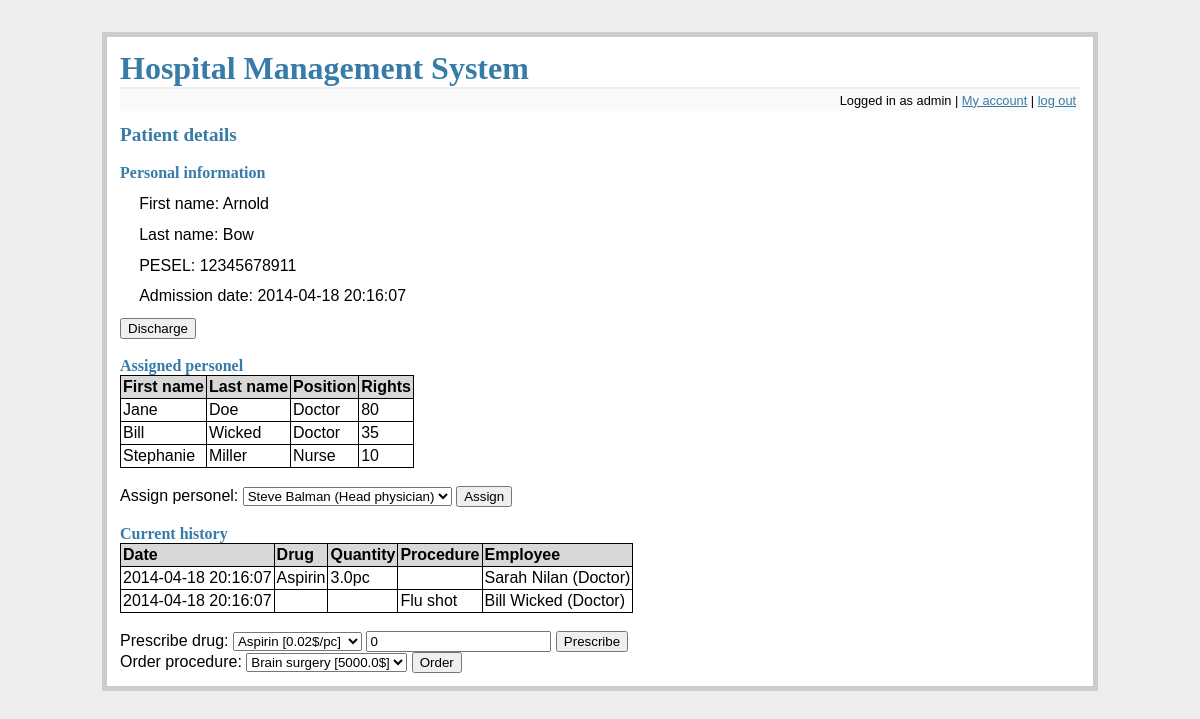
/patient_details?patient=12345678911 (signed in), run on the app's committed database.
### tables this page shows
CREATE TABLE positions (
    id integer primary key autoincrement,
    name text not null
);

CREATE TABLE patients (
    pesel integer primary key,
    fname text not null,
    lname text not null
);

CREATE TABLE files (
    id integer primary key autoincrement,
    patient_pesel integer not null,
    admission_d datetime not null,
    discharge_d datetime,
    foreign key(patient_pesel) references patients(pesel)
);

CREATE TABLE employees (
    id integer primary key autoincrement,
    fname text not null,
    lname text not null,
    login text not null unique,
    password text not null,
    position_id integer not null,
    employment_d date not null,
    salary integer not null,
    rights integer not null,
    foreign key(position_id) references positions(id)
);

CREATE TABLE history (
    id integer primary key autoincrement,
    fil_id integer not null,
    entry_d datetime not null,
    employee_id integer not null,
    drug_id integer,
    procedure_id integer,
    drug_quantity float,
    foreign key(fil_id) references files(id),
    foreign key(employee_id) references employees(id),
    foreign key(drug_id) references drugs(id),
    foreign key(procedure_id) references procedures(id)
);

CREATE TABLE drugs (
    id integer primary key autoincrement,
    name text not null,
    quantity float not null,
    unit_id integer not null,
    price float not null,
    min_rights integer not null,
    active integer not null,
    foreign key(unit_id) references units(id)
);

CREATE TABLE procedures (
    id integer primary key autoincrement,
    name text not null,
    price float not null,
    min_rights integer not null,
    active integer not null
);

### flaskr.py (the view, shortened to what this page needs)
@app.route('/patient_details', methods=['GET', 'POST'])
def patient_details():
    error = None
    db = get_db()
    position = get_position(db, session['username'])
    if 'logged_in' not in session or not session['logged_in'] or position not in ['Admin', 'Head physician', 'Doctor', 'Nurse']:
        flash('You do not have rights to access this part of website')
        return redirect(url_for('main_screen'))
    if 'patient' not in request.args:
        flash('No patient specified!');
        return redirect(url_for('main_screen'))
    pesel = request.args['patient']
    if position in ['Admin', 'Head physician']:
        details = get_patient_details(db, pesel)
    else:
        details = get_patient_details_if_allowed(db, session['username'], pesel)
        if not details:
            flash('You cannot view this record')
            return redirect(url_for('main_screen'))
    personel = get_assigned_personel_for_patient(db, pesel)
    employees = get_all_medical_personel(db)
    deassign = None
    if (is_assigned(db, pesel, session['username'])):
        deassign = True
    discharge = None
    if position in ['Admin', 'Head physician', 'Doctor']:
        discharge = True
    curr_history = get_current_history(db, pesel)
    avail_drugs = get_all_allowed_drugs(db, session['username'])
    avail_procedures = get_all_allowed_procedures(db, session['username'])
    return render_template('patient_details.html', details=details, personel=personel, employees=employees, error=error, deassign=deassign, allowed_discharge=discharge, curr_history=curr_history, avail_drugs=avail_drugs, avail_procedures=avail_procedures)

### flaskr.py (called while the page is built)
def connect_db():
    rv = sqlite3.connect(app.config['DATABASE'])
    rv.row_factory = sqlite3.Row
    return rv

def get_db():
    if not hasattr(g, 'sqlite_db'):
        g.sqlite_db = connect_db()
    return g.sqlite_db

### tools.py (called while the page is built)
def get_position(db, user):
    cur = db.execute('select p.name from employees as e join positions as p on e.position_id = p.id where e.login = ?', [user])
    res = cur.fetchone()
    return res[0] if res else None

def get_patient_details(db, pesel):
    return db.execute('select p.fname, p.lname, p.pesel, f.admission_d from files f join patients p on f.patient_pesel = p.pesel where f.discharge_d is null and p.pesel = ?', [pesel]).fetchone()

def get_assigned_personel_for_patient(db, pesel):
    cur = db.execute('select e.fname, e.lname, p.name, e.rights from employees e join positions p on p.id = e.position_id join assignments a on a.employee_id = e.id join files f on f.id = a.fil_id join patients pat on f.patient_pesel = pat.pesel where pat.pesel = ? and f.discharge_d is null order by e.rights desc', [pesel])
    return cur.fetchall()

def get_all_medical_personel(db):
    cur = db.execute('select e.fname || " " || e.lname || " (" || p.name || ")", e.id from employees e join positions p on p.id = e.position_id where p.name in ("Nurse", "Doctor", "Head physician")')
    return cur.fetchall()

def is_assigned(db, pesel, username):
    cur = db.execute('select count(*) from assignments a join employees e on e.id = a.employee_id join files f on f.id = a.fil_id where f.discharge_d is null and f.patient_pesel = ? and e.login = ?', [pesel, username])
    res = cur.fetchone()
    return True if res[0] > 0 else False

def get_current_history(db, pesel):
    cur = db.execute("select h.entry_d, d.name, h.drug_quantity || u.name, pr.name, e.fname || ' ' || e.lname || ' (' || p.name || ')' from history h join files f on f.id = h.fil_id join employees e on e.id = h.employee_id join positions p on p.id = e.position_id left join drugs d on d.id = h.drug_id left join units u on d.unit_id = u.id left join procedures pr on pr.id = h.procedure_id where f.patient_pesel = ? and f.discharge_d is null order by h.entry_d desc", [pesel])
    return cur.fetchall()

def get_all_allowed_drugs(db, username):
    return db.execute("select d.id, d.name || ' [' || d.price || '$/' || u.name || ']' from drugs d join units u on d.unit_id = u.id where d.min_rights <= (select rights from employees where login = ?) and d.active = 1 order by d.name", [username]).fetchall()

### templates/patient_details.html (shortened to what this page needs)
{% extends "layout.html" %}
{% block body %}
    <h2>Patient details</h2>
    <br/>
    <h3>Personal information</h3>
    <ul class=entries>
    <li>First name: {{ details.fname }}
    <li>Last name: {{ details.lname }}
    <li>PESEL: {{ details.pesel }}
    <li>Admission date: {{ details.admission_d }}
    </ul>
    {% if allowed_discharge %}
    <form action="{{ url_for('discharge', patient=details.pesel) }}" method=post>
        <input type=submit value=Discharge>
    </form>
    {% endif %}
    <br/>
    <h3>Assigned personel</h3>
    <table class=dbtable>
    <tr><td>First name<td>Last name<td>Position<td>Rights
    {% for row in personel %}
        <tr>
        {% for d in row %}
            <td>{{ d }}
        {% endfor %}
        </tr>
    {% endfor %}
    </table>
    <br/>
    <form action="{{ url_for('patient_details', patient=details.pesel) }}" method=post>
        <label>Assign personel:
        <select name=new_personel_id>
        {% for emp in employees %}
        <option value={{ emp[1] }}>{{ emp[0] }}</option>
        {% endfor %}
        </select>
        <input type=submit value=Assign>
    </form>
    <br/><br/>
    <h3>Current history</h3>
    <table class=dbtable>
    <tr><td>Date<td>Drug<td>Quantity<td>Procedure<td>Employee
    {% for row in curr_history %}
        <tr>
        {% for d in row %}
            <td>{% if d %}{{ d }}{% endif %}
        {% endfor %}
        </tr>
    {% endfor %}
    </table>
    <br/>
    <form action="{{ url_for('patient_details', patient=details.pesel) }}" method=post>
        <label>Prescribe drug:
        <select name=presc_drug>
        {% for dr in avail_drugs %}
        <option value={{ dr[0] }}>{{ dr[1] }}</option>
        {% endfor %}
        </select>
        <input type=number step=0.001 name=quantity value=0>
        <input type=submit value=Prescribe>
    </form>
    <form action="{{ url_for('patient_details', patient=details.pesel) }}" method=post>
        <label>Order procedure:
        <select name=ordered_proc>
        {% for pr in avail_procedures %}
        <option value={{ pr[0] }}>{{ pr[1] }}</option>
        {% endfor %}
        </select>
        <input type=submit value=Order>
    </form>
{% endblock %}

### templates/layout.html (shortened to what this page needs)
<!doctype html>
<link rel=stylesheet type=text/css href="{{ url_for('static', filename='style.css') }}">
<div class=page>
  <h1><a href="{{ url_for('main_screen') }}" class=simplelnk>Hospital Management System</a></h1>
  <div class=metanav>
  {% if not session.logged_in %}
    <span><a href="{{ url_for('login') }}">log in</a></span>
  {% else %}
    <span>Logged in as {{ session.username }} | <a href="{{ url_for('my_account') }}">My account</a> | <a href="{{ url_for('logout') }}">log out</a></span>
  {% endif %}
  </div>
  {% block body %}{% endblock %}
</div>

### static/style.css (style rules this page uses)
a, h1, h2, h3 { color: #377ba8; }
h1, h2, h3 { font-family: 'Georgia', serif; margin: 0; }
h1 { border-bottom: 2px solid #eee; }
h2 { font-size: 1.2em; }
h3 { font-size: 1em; }
.page { margin: 2em auto; width: 60em; border: 5px solid #ccc; padding: 0.8em; background: white; }
.entries { list-style: none; margin: 0; padding: 0; }
.entries li { margin: 0.8em 1.2em; }
.metanav { text-align: right; font-size: 0.8em; padding: 0.3em; margin-bottom: 1em; background: #fafafa; }
.simplelnk { text-decoration: none; font-weight: bold }
table, table tr, table td { border-spacing: 0px; border: 1px solid black; border-collapse: collapse; }
table td { padding: 2px; }
table.dbtable tr:first-child { background-color: #D8D8D8; font-weight: bold; }

### data on the page
positions: username "admin"
patients: fname "Arnold", lname "Bow", pesel "12345678911"
files: admission_d "2014-04-18 20:16:07"
employees: fname "Jane", lname "Doe", row "80"
positions: name "Doctor"
employees: fname "Bill", lname "Wicked", row "35"
employees: fname "Stephanie", lname "Miller", row "10"
positions: name "Nurse"
history: entry_d "2014-04-18 20:16:07", row "3.0pc" "Sarah Nilan (Doctor)"
drugs: name "Aspirin"
history: entry_d "2014-04-18 20:16:07", row "Bill Wicked (Doctor)"
procedures: name "Flu shot"

### other printed values
form field new_personel_id "Steve Balman (Head physician)"
form field presc_drug "Aspirin [0.02$/pc]"
form field ordered_proc "Brain surgery [5000.0$]"
